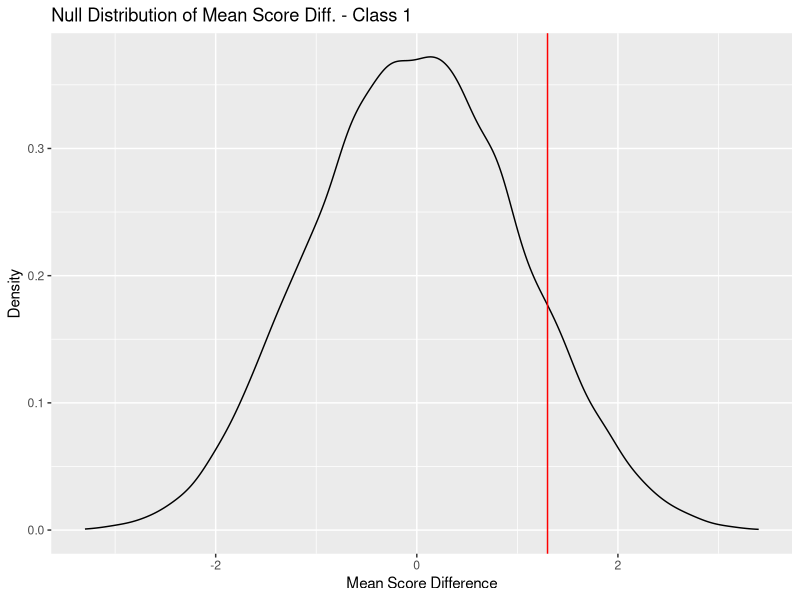
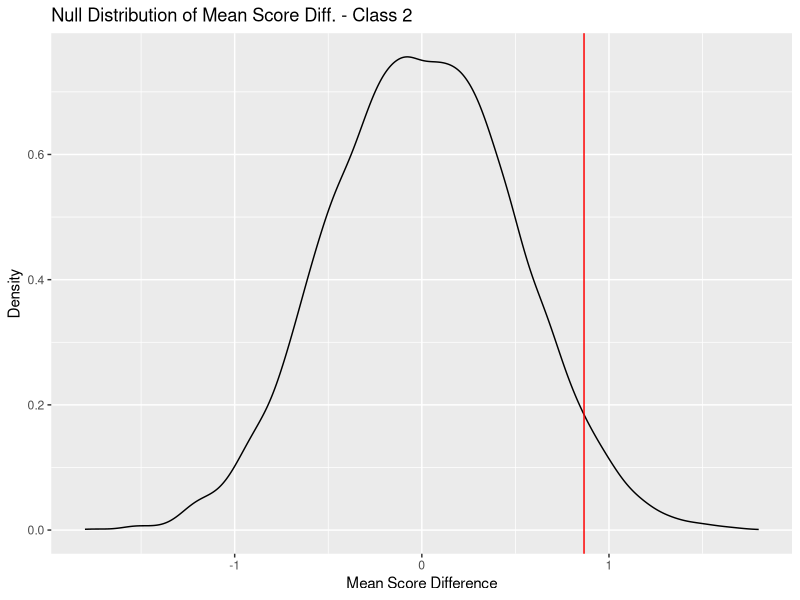

These figures' R source, in order:
## ---- chunk 1
knitr::opts_chunk$set(echo = TRUE)
## ---- chunk 2
library(tidyverse)
## ---- chunk 3
act_data <- read.table('act.txt', header = TRUE)
## ---- chunk 4
(class_stats <- act_data %>%
   group_by(class) %>%
   summarize(avg_pre = mean(pre), 
             avg_post = mean(post),
             difference = avg_post - avg_pre))
## ---- chunk 5
c1_diff <- class_stats %>%
  filter(class == 'class1') %>%
  select(difference) %>%
  pull()

c2_diff <- class_stats %>%
  filter(class == 'class2') %>%
  select(difference) %>%
  pull()
## ---- chunk 6
permuter <- function(which_class, nreps = 10000) {
  
  new_data <- act_data %>%
    filter(class == which_class)
  
  mean_diffs <- map_df(1:nreps, function(x) {
    new_data %>%
      mutate(x = runif(n()),
             perm_pre = ifelse(x > 0.5, pre, post),
             perm_post = ifelse(x < 0.5, pre, post)) %>%
      summarize(mean_diff = mean(perm_post - perm_pre))
      
  })
  
  return(mean_diffs)
  
}
## ---- chunk 7
c1_perm_diffs <- permuter('class1')
## ---- chunk 8
c1_perm_diffs %>%
  ggplot(aes(x = mean_diff)) +
  geom_density() +
  geom_vline(xintercept = c1_diff, color = 'red') +
  labs(title = 'Null Distribution of Mean Score Diff. - Class 1',
       x = 'Mean Score Difference',
       y = 'Density')
## ---- chunk 9
c1_perm_diffs %>%
  summarize(P_Value = mean(mean_diff > c1_diff))
## ---- chunk 10
c2_perm_diffs <- permuter('class2')
## ---- chunk 11
c2_perm_diffs %>%
  ggplot(aes(x = mean_diff)) +
  geom_density() +
  geom_vline(xintercept = c2_diff, color = 'red') +
  labs(title = 'Null Distribution of Mean Score Diff. - Class 2',
       x = 'Mean Score Difference',
       y = 'Density')
## ---- chunk 12
c2_perm_diffs %>%
  summarize(P_Value = mean(mean_diff > c2_diff))
